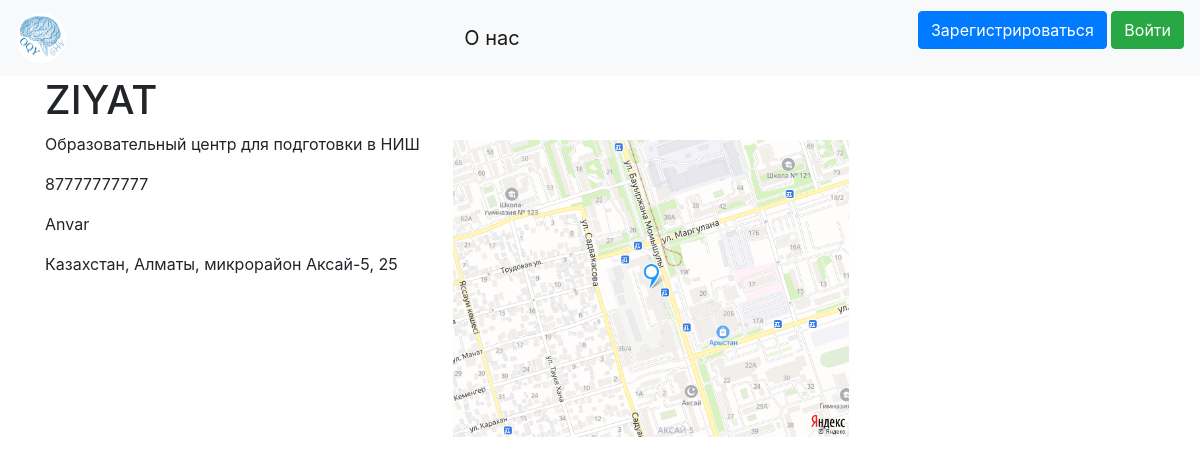
The app's page /organizations/1 with its own data.
### data/organization.py (models this page shows, shortened)
class Organization(SqlAlchemyBase, UserMixin, SerializerMixin):
    __tablename__ = 'organizations'
    id = sqlalchemy.Column(sqlalchemy.Integer, primary_key=True, autoincrement=True)
    organization_name = sqlalchemy.Column(sqlalchemy.Text)
    description = sqlalchemy.Column(sqlalchemy.Text)
    owner_id = sqlalchemy.Column(sqlalchemy.Integer, sqlalchemy.ForeignKey("users.id"), nullable=True)
    address = sqlalchemy.Column(sqlalchemy.Text)
    contact_number = sqlalchemy.Column(sqlalchemy.Text)
    owner = orm.relation('User', back_populates='organizations')
    logo = sqlalchemy.Column(sqlalchemy.Text)
    address_ll = sqlalchemy.Column(sqlalchemy.Text)

### data/user.py (models this page shows, shortened)
class User(SqlAlchemyBase, UserMixin, SerializerMixin):
    __tablename__ = 'users'
    id = sqlalchemy.Column(sqlalchemy.Integer, primary_key=True, autoincrement=True)
    surname = sqlalchemy.Column(sqlalchemy.String, nullable=True)
    name = sqlalchemy.Column(sqlalchemy.String, nullable=True)
    position = sqlalchemy.Column(sqlalchemy.String, nullable=True)
    email = sqlalchemy.Column(sqlalchemy.String, index=True, unique=True, nullable=True)
    hashed_password = sqlalchemy.Column(sqlalchemy.String, nullable=True)
    modified_date = sqlalchemy.Column(sqlalchemy.DateTime, default=datetime.datetime.now)
    organizations = orm.relation("Organization", back_populates='owner')
    def __repr__(self):
        return f'{self.name}'

### main.py (the view)
@app.route('/organizations/<int:org_id>', methods=['GET', 'POST'])
def organization_id(org_id):
    session = db_session.create_session()
    organization = session.query(Organization).get(org_id)
    return render_template('organization.html',
                           title=organization.organization_name,
                           item=organization)

### data/db_session.py (called while the page is built)
def create_session() -> Session:
    global __factory
    return __factory()

### templates/organization.html (shortened to what this page needs)
{% extends "base.html" %}
{% block content %}
    <link href="\static\css\style.css" rel="stylesheet" type="text/css">
    <div class="text">
        <h1>{{item.organization_name}}</h1>
        <p>{{item.description}}</p>
        <p>{{item.contact_number}}</p>
        <p>{{item.owner}}</p>
        <p>{{item.address}}</p>
        <img src="../static/img/{{item.address_ll}}.png" class="img-fluid" alt="YANDEX MAP">
  </div>
{% endblock %}

### static/css/style.css (style rules this page uses)
.text { width:33vw; min-width: 100px; display: inline-block; position: relative; }
.img-fluid { display: inline-block; position: absolute; top:4em; left:34vw; width:33vw; min-width: 100px; }

### records on screen
Organization: organization_name "ZIYAT", description "Образовательный центр для подготовки в НИШ", contact_number "87777777777", address "Казахстан, Алматы, микрорайон Аксай-5, 25", address_ll (picture)
User: owner "Anvar"
